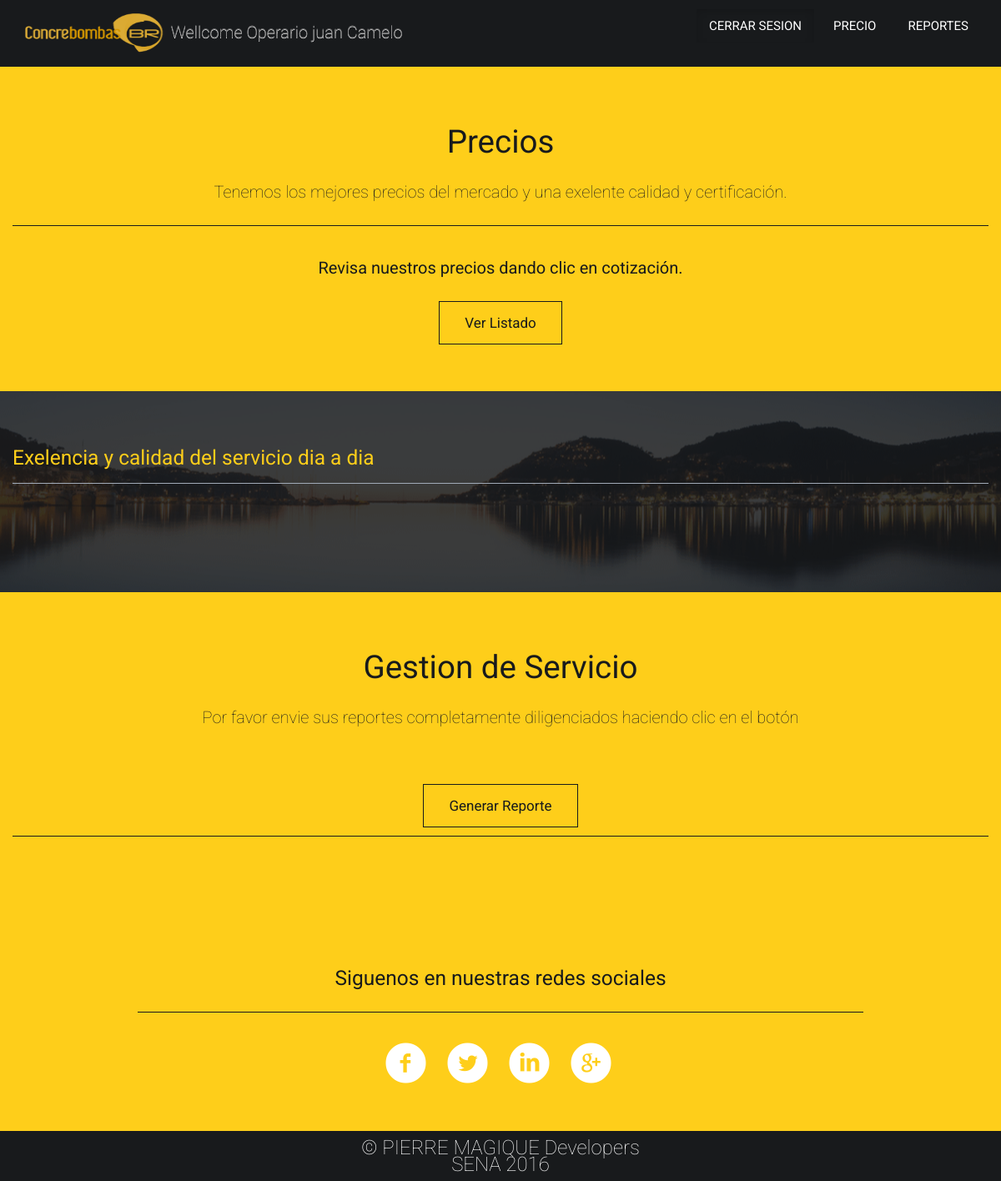
Page /php/empleadoPage.php?recordID=employe1@cbombas.com on the committed database.
### tables this page shows
CREATE TABLE IF NOT EXISTS `empleado` (
  `IDempleado` int(11) NOT NULL AUTO_INCREMENT COMMENT 'Numero asignado de manera autoincrementable a cada Empleado.',
  `Nombre` varchar(50) NOT NULL COMMENT 'Nombre del empleado.',
  `Apellido` varchar(50) NOT NULL COMMENT 'Apellido del empleado.',
  `Identificacion` varchar(45) NOT NULL COMMENT 'Tipo de identificación del empleado.',
  `NumeroIdentificacion` int(17) NOT NULL COMMENT 'Número de identificación del empleado.',
  `Telefono` int(7) DEFAULT NULL COMMENT 'Teléfono local del empleado.',
  `Movil` int(10) NOT NULL COMMENT 'Numero celular del empleado.',
  `Email` varchar(60) NOT NULL COMMENT 'Correo electrónico del empleado.',
  `Cargo` varchar(50) NOT NULL COMMENT 'Cargo que tiene el empleado en la empresa.',
  `Password` varchar(60) NOT NULL COMMENT 'Contraseña con la que ingresara el empleado al aplicativo.',
  `relacionar` varchar(45) NOT NULL COMMENT 'Campo que relaciona las distintas tablas.',
  PRIMARY KEY (`Email`),
  KEY `IDempleado` (`IDempleado`)
);

### php/empleadoPage.php (the view, shortened to what this page needs)
<?php require_once('../Connections/conexion.php'); ?>
<?php
$logoutAction = $_SERVER['PHP_SELF']."?doLogout=true";
if ((isset($_SERVER['QUERY_STRING'])) && ($_SERVER['QUERY_STRING'] != "")){
  $logoutAction .="&". htmlentities($_SERVER['QUERY_STRING']);
}
?>
<?php
if (!function_exists("GetSQLValueString")) {
function GetSQLValueString($theValue, $theType, $theDefinedValue = "", $theNotDefinedValue = "")
{
  $theValue = function_exists("mysql_real_escape_string") ? mysql_real_escape_string($theValue) : mysql_escape_string($theValue);
  switch ($theType) {
    case "text":
      $theValue = ($theValue != "") ? "'" . $theValue . "'" : "NULL";
      break;
  }
  return $theValue;
}
}
$var_id_consulta_nombre = "0";
if (isset($_GET['recordID'])) {
  $var_id_consulta_nombre = $_GET['recordID'];
}
$query_consulta_nombre = sprintf("SELECT * FROM empleado WHERE empleado.Email=%s", GetSQLValueString($var_id_consulta_nombre, "text"));
$consulta_nombre = mysql_query($query_consulta_nombre, $conexion) or die(mysql_error());
$row_consulta_nombre = mysql_fetch_assoc($consulta_nombre);
?>
<!DOCTYPE html>
<html lang="es">
    <head>
        <link rel="stylesheet" type="text/css" href="../css/bootstrap.css" />
        <link rel="stylesheet" type="text/css" href="../css/bootstrap-responsive.css" />
        <link rel="stylesheet" type="text/css" href="../css/style.css" />
        <link rel="stylesheet" type="text/css" href="../css/pluton.css" />
        <link rel="stylesheet" type="text/css" href="../css/jquery.cslider.css" />
        <link rel="stylesheet" type="text/css" href="../css/jquery.bxslider.css" />
        <link rel="stylesheet" type="text/css" href="../css/animate.css" />
    </head>
    <body>
        <div class="navbar">
            <div class="navbar-inner">
                <div class="container">
                    <a href="#" class="brand">
                        <img  src="../Imagenes/LOGONAME.png" />
                    Wellcome <?php echo $row_consulta_nombre['Cargo']; ?> <?php echo $row_consulta_nombre['Nombre']; ?> <?php echo $row_consulta_nombre['Apellido']; ?></a>
                    <div class="nav-collapse collapse pull-right">
                        <ul class="nav" id="top-navigation">
                            <li class="active"><a href="<?php echo $logoutAction ?>">Cerrar Sesion</a></li>
                          <li><a href="#price">Precio</a></li>
                            <li><a href="#contact">Reportes</a></li>
                      </ul>
                    </div>
                </div>
            </div>
        </div>
        <div id="home">
        <div id="price" class="section secondary-section">
            <div class="container">
                <div class="title">
                    <h1>Precios</h1>
                    <p>Tenemos los mejores precios del mercado y una exelente calidad y certificación.</p>
                </div>
                <div class="centered">
                  <p class="price-text">Revisa nuestros precios dando clic en cotización.</p>
                    <a href="lista.php" class="button">Ver Listado</a>
                </div>
            </div>
        </div>
        <div class="section third-section">
          <div class="container newsletter">
            <div class="sub-section">
              <div class="title clearfix">
                <div class="pull-left">
                  <h3>Exelencia y calidad del servicio dia a dia</h3>
                </div>
              </div>
            </div>
            <div class="row-fluid">
              <div class="span7">
              </div>
            </div>
          </div>
        </div>
        <div id="contact" class="contact">
            <div class="section secondary-section">
                <div class="container">
                    <div class="title">
                        <h1>Gestion de Servicio</h1>
                        <p>Por favor envie sus reportes completamente diligenciados haciendo clic en el botón</p>
                        <p>&nbsp;</p>
                        <div class="centered">
                    <a href="GestionServicio.php" class="button">Generar Reporte</a>
                </div>
                    </div>
                </div>
                <div class="container">
                    <div class="span9 center contact-info">
                        <p>&nbsp;</p>
                        <div class="title">
                          <h3>Siguenos en nuestras redes sociales</h3>
                        </div>
                    </div>
                    <div class="row-fluid centered">
                        <ul class="social">
                            <li>
                                <a href="">
                                    <span class="icon-facebook-circled"></span>
                                </a>
                            </li>
                            <li>
                                <a href="">
                                    <span class="icon-twitter-circled"></span>
                                </a>
                            </li>
                            <li>
                                <a href="">
                                    <span class="icon-linkedin-circled"></span>
                                </a>
                            </li>
                            <li>
                                <a href="">
                                    <span class="icon-gplus-circled"></span>
                                </a>
                            </li>
                        </ul>
                    </div>
                </div>
            </div>
        </div>
        <div class="footer">
            <p>&copy; PIERRE MAGIQUE Developers<br>
            SENA 2016</p>
        </div>
    </body>
</html>

### css/style.css (style rules this page uses)
body { font-family: 'Roboto', sans-serif; color: #FFF; line-height: 1.2em; font-size: 24px; line-height: 20px; }
a { color:#181A1C; text-decoration: none; }
h1, h2, h3, h4, h5, h6 { font-weight: normal; }
h1 { margin: 10px; }
p { padding: 10px; font-weight: 100; color: #fff; }
.navbar { background: #181A1C; margin-bottom:0; min-height:70px; }
.navbar-inner { background: #181A1C; border-radius:0; filter: none; border: none; box-shadow: none; }
.navbar .brand img { width: 180px; height: 60px; }
.navbar .nav > li > a { text-transform:uppercase; line-height: auto; vertical-align: middle; margin:10px 3px; -webkit-box-shadow: none; -moz-box-shadow: none; border: 1px solid #181A1C; box-shadow: none; font-size:15px; text-shadow: none; color: #fff; transition: border-color 1s ease; }
.navbar .nav > li:hover> a, .navbar .nav > .active > a, .navbar .nav > .active > a:hover, .navbar .nav > .active > a:focus { color: #fff; background-color: #181A1C; transition: border-color 1s ease; }
.centered { margin-left:auto; margin-right:auto; float: none; text-align: center; }
.center { float: none !important; margin: 0 auto !important; text-align: center; }
.button, .button:visited, .button:focus { display:inline-block; border:1px solid #181A1C; color:#181A1C; background-color:transparent; padding:15px 30px; font-size:17px; line-height:auto; }
.social { list-style: none; float: none; position:relative; margin:5px; auto; }
.social li { display:inline-block; line-height: 32px; font-family:'Porta'; font-size: 32px; padding:0 5px; }
.social li a { margin:0; padding:0; width:32px; height:32px; color: #FECE1A; }
.section { padding-bottom: 50px; }
.section .container { padding-top:50px; }
.section .title { text-align: center; padding:10px; margin-bottom: 30px; }
.section .title h1 { font-weight: normal; margin-bottom: 20px; padding: 0; }
.section .title > p { font-size: 20px; color: #FFF; font-weight: lighter; }
.secondary-section { background:#FECE1A; }
.secondary-section .title { border-bottom: 1px solid #181A1C; }
.secondary-section h1, .secondary-section .title p { color: #181A1C; }
.third-section { padding-bottom: 70px; background: #181A1C url(../images/brand-bg.png) no-repeat center; border-top:6px solid #FECE1A; }
.third-section .container { padding-top:20px; position:relative; }
.third-section .title { border-bottom: 1px solid #A1AAB7; color: #FECE1A; }
.sub-section { margin-top:30px; }
.sub-section .title { padding:0; }
.price-text { margin:30px 0 20px; font-size:20px; color: #181A1C; font-weight:normal; }
.newsletter, .newsletter h2 { color: #D7DDDE; }
.contact { background: #FECE1A; }
.contact h1, .contact h2, .contact h3, .contact h4, .contact h5, .contact h6, .contact .section .title > p, .contact .social > li > a { color: #181A1C; }
.contacts, .contact .social { color: #fff; list-style: none; margin-left: 10px; }
.contact-info { margin-top:10px; margin-bottom:10px; }
.contact-info p { font-weight:normal; }
.contact .social { display: inline-block; margin-left:0; }
.contact .social li { line-height: 32px; padding:10px 10px; font-family:'Porta'; font-size: 50px; transition: margin 0.4s; -webkit-transition: margin 0.4s; }
.contact .social li a { color:#fff; }
.contact-info { text-align:center; font-size:22px; }
.footer { background: #181A1C; text-align: center; }
.footer > p { color: #fff; margin:0; }

### css/pluton.css (style rules this page uses)
[class^="icon-"]:before, [class*=" icon-"]:before { font-family: "porta"; font-style: normal; font-weight: normal; speak: none; display: inline-block; text-decoration: inherit; text-align: center; font-variant: normal; text-transform: none; }
.icon-twitter-circled:before { content: '\e807'; }
.icon-facebook-circled:before { content: '\e80e'; }
.icon-gplus-circled:before { content: '\e80d'; }
.icon-linkedin-circled:before { content: '\e806'; }

### rows in the picture
empleado: Cargo "Operario", Nombre "juan", Apellido "Camelo"
